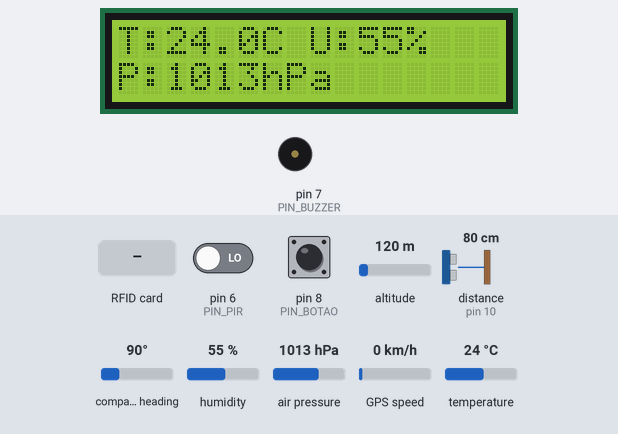
Simulated run of this sketch. Board: Arduino Mega 2560, built with avr-gcc and run on an emulated ATmega2560. On the bench: 16×2 character LCD, buzzer (waves = sounding, pin HIGH). Wiring (inferred from the names in the program): ultrasonic range finder: trigger pin 9; echo pin 10. Inputs (shaded band) come from the test bench; at power-on: pin 8 (PIN_BOTAO) HIGH, distance to the obstacle (sensor on pin 10) 80 cm, pin 6 (PIN_PIR) LOW, altitude 120 m, compass heading 90°, humidity 55 %, air pressure 1013 hPa, GPS speed 0 km/h, temperature 24 °C. The echo pulse lasts 58.3 µs per cm; the local clock reads 2024-03-15 10:24:30 at power-on unless the sketch sets it; storage starts empty; the GPS gets a fix after 3 s at 37.7749, -122.4194 with 8 satellites; pins used as bus, display or sensor lines are not drawn; what the sketch prints to the serial monitor is not drawn.

Above: at 3.1 s.
3.2 s: RFID card 5E 7A 19 C4 held to the reader
At 4.1 s:
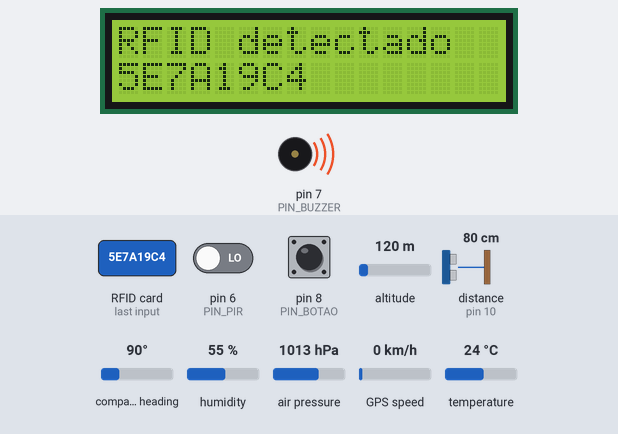
6.7 s: pin 8 (PIN_BOTAO) pulled LOW for 0.15 s
At 8.0 s:
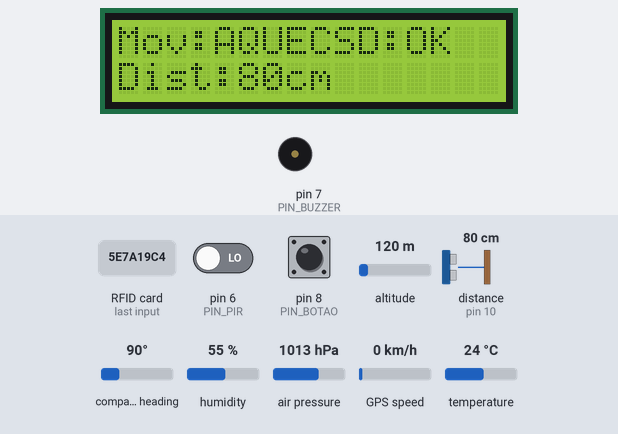
8.3 s: distance to the obstacle (sensor on pin 10) set to 18 cm
At 11.1 s:
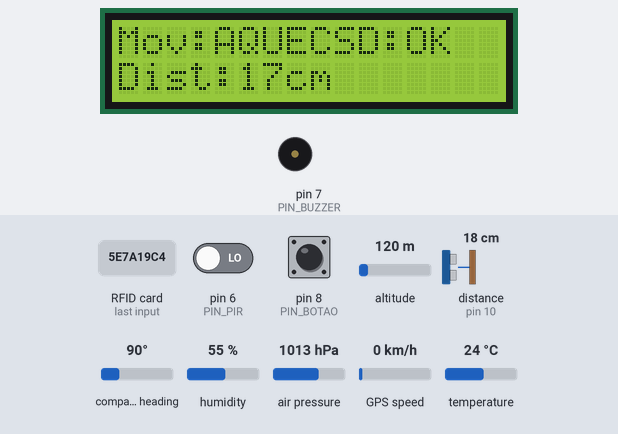
18.3 s: distance to the obstacle (sensor on pin 10) set to 2 cm
At 20.9 s:
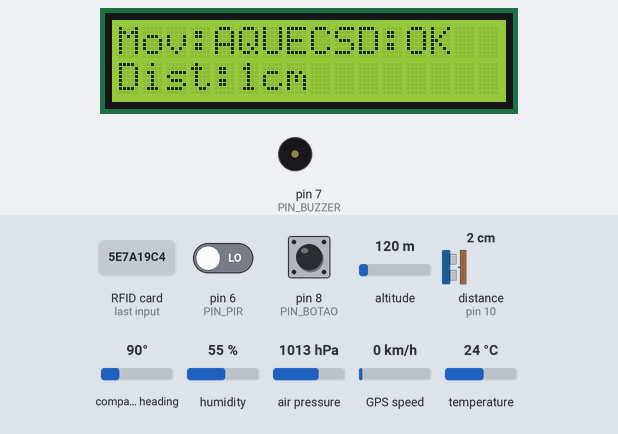
28.3 s: pin 8 (PIN_BOTAO) pulled LOW for 1 s
At 30.5 s:
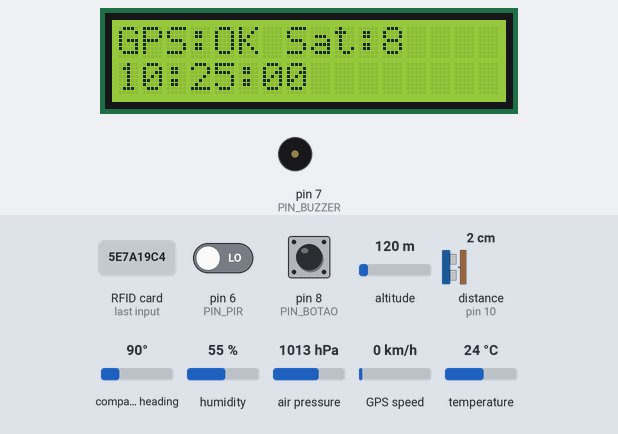
31.6 s: pin 8 (PIN_BOTAO) pulled LOW for 0.15 s
At 32.1 s:
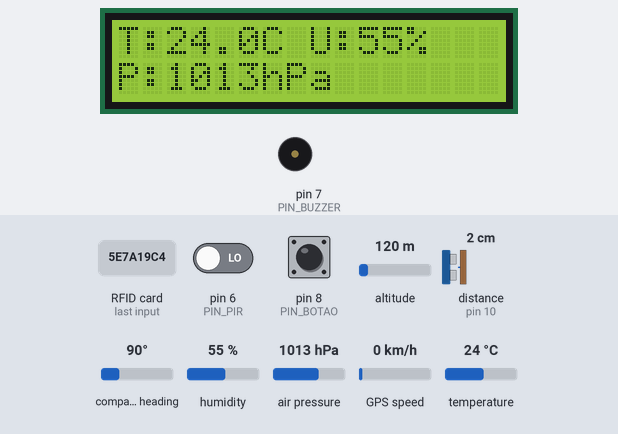
Timing chart, 0 to 34.6 s (numbered marks = the images above; inputs shaded):
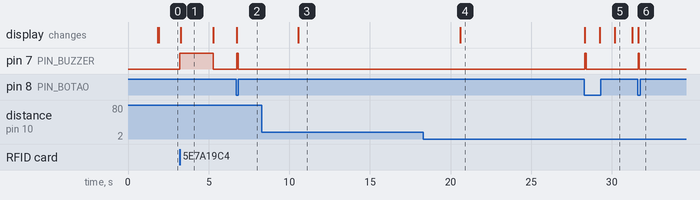

The sketch:

Arduino_Mega_Monitoramento_Gado.ino
```cpp
/*
  Monitoramento de Gado - Arduino Mega 2560
  Versao 2.0 - Reescrito do zero

  Ligacoes:
  LCD/RTC/BME280 I2C : SDA 20, SCL 21
  RFID RC522         : SS 53, RST 5, MOSI 51, MISO 50, SCK 52
  SD card            : CS 48, MOSI 51, MISO 50, SCK 52
  PIR                : pino 6
  Buzzer             : pino 7
  HC-SR04            : Trig 9, Echo 10
  GPS NEO-6M         : TX do GPS -> RX1 (pino 19 do Mega)
  Botao troca tela   : pino 8 -> GND (pull-up interno)
*/

#include <Wire.h>
#include <SPI.h>
#include <SD.h>
#include <LiquidCrystal_I2C.h>
#include <RTClib.h>
#include <MFRC522.h>
#include <Adafruit_BME280.h>
#include <TinyGPSPlus.h>

// ─── Pinos ───────────────────────────────────────────────
#define PIN_PIR          6
#define PIN_BUZZER       7
#define PIN_BOTAO        8
#define PIN_TRIG         9
#define PIN_ECHO         10
#define PIN_RFID_RST     5
#define PIN_RFID_SS      53
#define PIN_SD_CS        48

// ─── Configuracoes ────────────────────────────────────────
#define TOTAL_TELAS      3
#define INTERVALO_LEITURA    5000   // le sensores a cada 5s
#define INTERVALO_LCD        300    // atualiza LCD a cada 300ms (tempo real)
#define DEBOUNCE_BOTAO       50     // debounce do botao em ms
#define PIR_ESTABILIZACAO    60000  // tempo aquecimento PIR
#define PIR_SEGURA_MOV       3000   // mantem movimento por 3s apos deteccao
#define PIR_AMOSTRAS         10
#define PIR_MIN_ALTAS        7
#define BUZZER_ATIVO         true   // false se buzzer for passivo

// ─── Objetos ─────────────────────────────────────────────
LiquidCrystal_I2C lcd(0x27, 16, 2);
RTC_DS3231 rtc;
MFRC522 rfid(PIN_RFID_SS, PIN_RFID_RST);
Adafruit_BME280 bme;
TinyGPSPlus gps;

// ─── Status dos modulos ───────────────────────────────────
bool rtcOk   = false;
bool bmeOk   = false;
bool sdOk    = false;
bool rfidOk  = false;
byte rfidVer = 0;

// ─── Dados dos sensores ───────────────────────────────────
float tempAr      = NAN;
float umidade     = NAN;
float pressao     = NAN;
float distancia   = NAN;
bool  movimento   = false;
bool  movAnterior = false;
bool  pirRaw      = false;
bool  pirAquecendo = true;
unsigned long ultimoMovimento = 0;

String gpsLat  = "NA";
String gpsLng  = "NA";
String gpsOk   = "0";
String gpsSat  = "0";
unsigned long gpsChars = 0;

// ─── Controle de tempo ────────────────────────────────────
unsigned long tLeitura    = 0;
unsigned long tLcd        = 0;
unsigned long tSd         = 0;
unsigned long tRfid       = 0;
unsigned long buzzerAte   = 0;

// ─── LCD e botao ─────────────────────────────────────────
byte telaAtual    = 0;
bool botaoAntes   = HIGH;
unsigned long tBotao = 0;

// ═════════════════════════════════════════════════════════
void setup() {
  Serial.begin(9600);
  Serial1.begin(9600);

  pinMode(PIN_PIR,     INPUT);
  pinMode(PIN_BUZZER,  OUTPUT);
  pinMode(PIN_TRIG,    OUTPUT);
  pinMode(PIN_ECHO,    INPUT);
  pinMode(PIN_BOTAO,   INPUT_PULLUP);
  pinMode(PIN_RFID_SS, OUTPUT);
  pinMode(PIN_SD_CS,   OUTPUT);

  digitalWrite(PIN_RFID_SS, HIGH);
  digitalWrite(PIN_SD_CS,   HIGH);
  digitalWrite(PIN_BUZZER,  LOW);

  // LCD - splash
  lcd.init();
  lcd.backlight();
  lcd.clear();
  lcd.setCursor(0, 0); lcd.print("Monitoramento");
  lcd.setCursor(0, 1); lcd.print("Gado v2.0");

  Wire.begin();
  SPI.begin();

  // RTC
  rtcOk = rtc.begin();
  if (rtcOk && rtc.lostPower())
    rtc.adjust(DateTime(F(__DATE__), F(__TIME__)));

  // BME280
  bmeOk = bme.begin(0x76);
  if (!bmeOk) bmeOk = bme.begin(0x77);

  // SD
  iniciarSd();

  // RFID
  iniciarRfid();

  Serial.println(F("=== Sistema iniciado ==="));
  Serial.print(F("RTC: "));    Serial.println(rtcOk  ? F("OK") : F("ERRO"));
  Serial.print(F("BME280: ")); Serial.println(bmeOk  ? F("OK") : F("ERRO"));
  Serial.print(F("SD: "));     Serial.println(sdOk   ? F("OK") : F("ERRO"));
  Serial.print(F("RFID: "));   Serial.println(rfidOk ? F("OK") : F("ERRO"));

  delay(1500);
  lcd.clear();
  lerSensores();
  mostrarTela();
}

// ═════════════════════════════════════════════════════════
void loop() {
  unsigned long agora = millis();

  lerGps();
  verificarRfid();
  lerPir();
  atualizarBuzzer();
  lerBotao();
  reconectarSd();
  reconectarRfid();

  // Leitura periodica dos sensores
  if (agora - tLeitura >= INTERVALO_LEITURA) {
    tLeitura = agora;
    lerSensores();
    gravarSd("LEITURA", "");
    imprimirSerial();
  }

  // Atualiza LCD em tempo real (sem trocar de tela)
  if (agora - tLcd >= INTERVALO_LCD) {
    tLcd = agora;
    mostrarTela();
  }
}

// ─── Botao ────────────────────────────────────────────────
void lerBotao() {
  bool estado = digitalRead(PIN_BOTAO);
  unsigned long agora = millis();

  if (estado == LOW && botaoAntes == HIGH && (agora - tBotao) > DEBOUNCE_BOTAO) {
    tBotao = agora;
    telaAtual = (telaAtual + 1) % TOTAL_TELAS;
    mostrarTela();
    beep(1000, 60);
  }
  botaoAntes = estado;
}

// ─── Telas do LCD (atualiza em tempo real) ────────────────
void mostrarTela() {
  lcd.clear();

  if (telaAtual == 0) {
    // Tela 1: Temperatura, Umidade, Pressao
    lcd.setCursor(0, 0);
    lcd.print("T:");
    lcd.print(isnan(tempAr) ? "NA" : String(tempAr, 1) + "C");
    lcd.print(" U:");
    lcd.print(isnan(umidade) ? "NA" : String((int)umidade) + "%");

    lcd.setCursor(0, 1);
    lcd.print("P:");
    lcd.print(isnan(pressao) ? "NA" : String((int)pressao) + "hPa");

  } else if (telaAtual == 1) {
    // Tela 2: Movimento, Distancia, SD
    lcd.setCursor(0, 0);
    lcd.print("Mov:");
    if (pirAquecendo) {
      lcd.print("AQUEC");
    } else {
      lcd.print(movimento ? "SIM " : "NAO ");
    }
    lcd.print("SD:");
    lcd.print(sdOk ? "OK" : "NA");

    lcd.setCursor(0, 1);
    lcd.print("Dist:");
    lcd.print(isnan(distancia) ? "NA  " : String((int)distancia) + "cm");

  } else {
    // Tela 3: GPS e Hora
    lcd.setCursor(0, 0);
    lcd.print("GPS:");
    lcd.print(gpsOk == "1" ? "OK" : "NA");
    lcd.print(" Sat:");
    lcd.print(gpsSat);

    lcd.setCursor(0, 1);
    if (rtcOk) {
      DateTime now = rtc.now();
      char buf[9];
      snprintf(buf, sizeof(buf), "%02d:%02d:%02d", now.hour(), now.minute(), now.second());
      lcd.print(buf);
    } else {
      lcd.print("RTC NA");
    }
  }
}

// ─── Sensores ─────────────────────────────────────────────
void lerSensores() {
  if (bmeOk) {
    tempAr  = bme.readTemperature();
    umidade = bme.readHumidity();
    pressao = bme.readPressure() / 100.0F;
  }
  distancia = medirDistancia();
}

void lerPir() {
  if (millis() < PIR_ESTABILIZACAO) {
    pirAquecendo = true;
    pirRaw = digitalRead(PIN_PIR) == HIGH;
    movimento = false;
    return;
  }

  pirAquecendo = false;
  byte altas = 0;
  for (byte i = 0; i < PIR_AMOSTRAS; i++) {
    if (digitalRead(PIN_PIR) == HIGH) altas++;
    delay(5);
  }

  pirRaw = altas >= PIR_MIN_ALTAS;
  if (pirRaw) ultimoMovimento = millis();

  movAnterior = movimento;
  movimento = (millis() - ultimoMovimento) <= PIR_SEGURA_MOV;

  if (movimento && !movAnterior) {
    beep(1200, 150);
  }
}

float medirDistancia() {
  float a = medirUmaVez(); delay(20);
  float b = medirUmaVez(); delay(20);
  float c = medirUmaVez();
  return mediana(a, b, c);
}

float medirUmaVez() {
  digitalWrite(PIN_TRIG, LOW);  delayMicroseconds(2);
  digitalWrite(PIN_TRIG, HIGH); delayMicroseconds(10);
  digitalWrite(PIN_TRIG, LOW);
  unsigned long d = pulseIn(PIN_ECHO, HIGH, 30000UL);
  return d == 0 ? NAN : d / 58.0;
}

float mediana(float a, float b, float c) {
  bool va = !isnan(a), vb = !isnan(b), vc = !isnan(c);
  if (va && vb && vc) {
    if ((a >= b && a <= c) || (a >= c && a <= b)) return a;
    if ((b >= a && b <= c) || (b >= c && b <= a)) return b;
    return c;
  }
  if (va && vb) return (a + b) / 2.0;
  if (va && vc) return (a + c) / 2.0;
  if (vb && vc) return (b + c) / 2.0;
  if (va) return a; if (vb) return b; if (vc) return c;
  return NAN;
}

// ─── GPS ─────────────────────────────────────────────────
void lerGps() {
  while (Serial1.available()) gps.encode(Serial1.read());

  bool valido = gps.location.isValid() && gps.location.age() < 5000;
  gpsOk = valido ? "1" : "0";
  gpsLat = valido ? String(gps.location.lat(), 6) : "NA";
  gpsLng = valido ? String(gps.location.lng(), 6) : "NA";
  gpsSat = gps.satellites.isValid() ? String(gps.satellites.value()) : "0";
  gpsChars = gps.charsProcessed();
}

// ─── RFID ─────────────────────────────────────────────────
void verificarRfid() {
  if (!rfidOk) return;
  spiNenhum();

  if (!rfid.PICC_IsNewCardPresent() || !rfid.PICC_ReadCardSerial()) {
    spiNenhum(); return;
  }

  String uid = "";
  for (byte i = 0; i < rfid.uid.size; i++) {
    if (rfid.uid.uidByte[i] < 0x10) uid += "0";
    uid += String(rfid.uid.uidByte[i], HEX);
  }
  uid.toUpperCase();

  Serial.print(F("RFID: ")); Serial.println(uid);
  beep(1800, 350);
  rfid.PICC_HaltA();
  rfid.PCD_StopCrypto1();
  spiNenhum();
  gravarSd("RFID", uid);

  // Mostra UID no LCD por 2 segundos sem travar o sistema
  lcd.clear();
  lcd.setCursor(0, 0); lcd.print("RFID detectado");
  lcd.setCursor(0, 1); lcd.print(uid.substring(0, 16));
  delay(2000);
  mostrarTela();
}

// ─── Buzzer ───────────────────────────────────────────────
void beep(unsigned int freq, unsigned long ms) {
  buzzerAte = millis() + ms;
  if (BUZZER_ATIVO) digitalWrite(PIN_BUZZER, HIGH);
  else              tone(PIN_BUZZER, freq);
}

void atualizarBuzzer() {
  if (buzzerAte > 0 && millis() >= buzzerAte) {
    buzzerAte = 0;
    if (BUZZER_ATIVO) digitalWrite(PIN_BUZZER, LOW);
    else              noTone(PIN_BUZZER);
  }
}

// ─── SD ───────────────────────────────────────────────────
void iniciarSd() {
  sdOk = false;
  for (byte t = 0; t < 3; t++) {
    spiNenhum(); delay(100);
    if (SD.begin(PIN_SD_CS)) {
      sdOk = true;
      cabecalhoSd();
      spiNenhum();
      return;
    }
    delay(300);
  }
  spiNenhum();
}

void cabecalhoSd() {
  spiNenhum();
  digitalWrite(PIN_RFID_SS, HIGH);
  if (!SD.exists("DADOS.CSV")) {
    File f = SD.open("DADOS.CSV", FILE_WRITE);
    if (f) {
      f.println("data,hora,temp_c,umidade_pct,pressao_hpa,distancia_cm,movimento,gps_ok,lat,lng,satelites,evento,rfid_uid");
      f.close();
    }
  }
  digitalWrite(PIN_SD_CS, HIGH);
  spiNenhum();
}

void gravarSd(const String &evento, const String &uid) {
  String data = "NA", hora = "NA";
  if (rtcOk) {
    DateTime now = rtc.now();
    char bd[11], bh[9];
    snprintf(bd, sizeof(bd), "%04d-%02d-%02d", now.year(), now.month(), now.day());
    snprintf(bh, sizeof(bh), "%02d:%02d:%02d", now.hour(), now.minute(), now.second());
    data = bd; hora = bh;
  }

  String linha = data + "," + hora + ",";
  linha += (isnan(tempAr)    ? "NA" : String(tempAr, 1))    + ",";
  linha += (isnan(umidade)   ? "NA" : String(umidade, 1))   + ",";
  linha += (isnan(pressao)   ? "NA" : String(pressao, 1))   + ",";
  linha += (isnan(distancia) ? "NA" : String(distancia, 1)) + ",";
  linha += String(movimento ? 1 : 0) + ",";
  linha += gpsOk + "," + gpsLat + "," + gpsLng + "," + gpsSat + ",";
  linha += evento + "," + uid;

  Serial.println(linha);

  if (!sdOk) return;
  spiNenhum();
  digitalWrite(PIN_RFID_SS, HIGH);
  File f = SD.open("DADOS.CSV", FILE_WRITE);
  if (f) { f.println(linha); f.close(); }
  else Serial.println(F("Erro SD"));
  digitalWrite(PIN_SD_CS, HIGH);
  spiNenhum();
}

void reconectarSd() {
  if (sdOk || millis() - tSd < 10000) return;
  tSd = millis();
  iniciarSd();
  Serial.print(F("SD: ")); Serial.println(sdOk ? F("OK") : F("ERRO"));
}

// ─── RFID init ────────────────────────────────────────────
void iniciarRfid() {
  spiNenhum();
  rfid.PCD_Init();
  delay(50);
  rfidVer = rfid.PCD_ReadRegister(MFRC522::VersionReg);
  rfidOk  = rfidVer != 0x00 && rfidVer != 0xFF;
  spiNenhum();
}

void reconectarRfid() {
  if (rfidOk || millis() - tRfid < 10000) return;
  tRfid = millis();
  iniciarRfid();
  Serial.print(F("RFID: ")); Serial.println(rfidOk ? F("OK") : F("ERRO"));
}

void spiNenhum() {
  digitalWrite(PIN_RFID_SS, HIGH);
  digitalWrite(PIN_SD_CS,   HIGH);
}

// ─── Monitor serial ───────────────────────────────────────
void imprimirSerial() {
  Serial.print(F("Temp: "));     Serial.print(isnan(tempAr)  ? "NA" : String(tempAr, 1));
  Serial.print(F("C | Umid: ")); Serial.print(isnan(umidade) ? "NA" : String(umidade, 1));
  Serial.print(F("% | Press: "));Serial.print(isnan(pressao) ? "NA" : String(pressao, 1));
  Serial.print(F("hPa | Dist: "));Serial.print(isnan(distancia) ? "NA" : String(distancia, 1));
  Serial.print(F("cm | Mov: "));
  if (pirAquecendo) Serial.print(F("AQUECENDO"));
  else Serial.print(movimento ? F("SIM") : F("NAO"));
  Serial.print(F(" | GPS: ")); Serial.print(gpsOk == "1" ? F("OK") : F("NA"));
  Serial.print(F(" | Sat: ")); Serial.println(gpsSat);
}
```

Measured:
- after the input at 3.2 s, pin 7 (PIN_BUZZER): LOW → HIGH at once, → LOW 2.1 s later; the display: changes after 0.06 s (image 1)
- after the input at 6.7 s, pin 7 (PIN_BUZZER): LOW → HIGH after 0.05 s, → LOW 0.08 s later; the display: changes after 0.05 s (image 2)
- after the input at 8.3 s, the display: changes after 2.3 s (image 3)
- after the input at 18.3 s, the display: changes after 2.3 s (image 4)
- after the input at 28.3 s, pin 7 (PIN_BUZZER): LOW → HIGH at once, → LOW 0.08 s later; the display: first changes at once (image 5 shows a later state)
- after the input at 31.6 s, pin 7 (PIN_BUZZER): LOW → HIGH at once, → LOW 0.08 s later; the display: changes at once (image 6)
- what the display in image 1 shows lasts 2.0 s, from 3.3 s to 5.3 s
